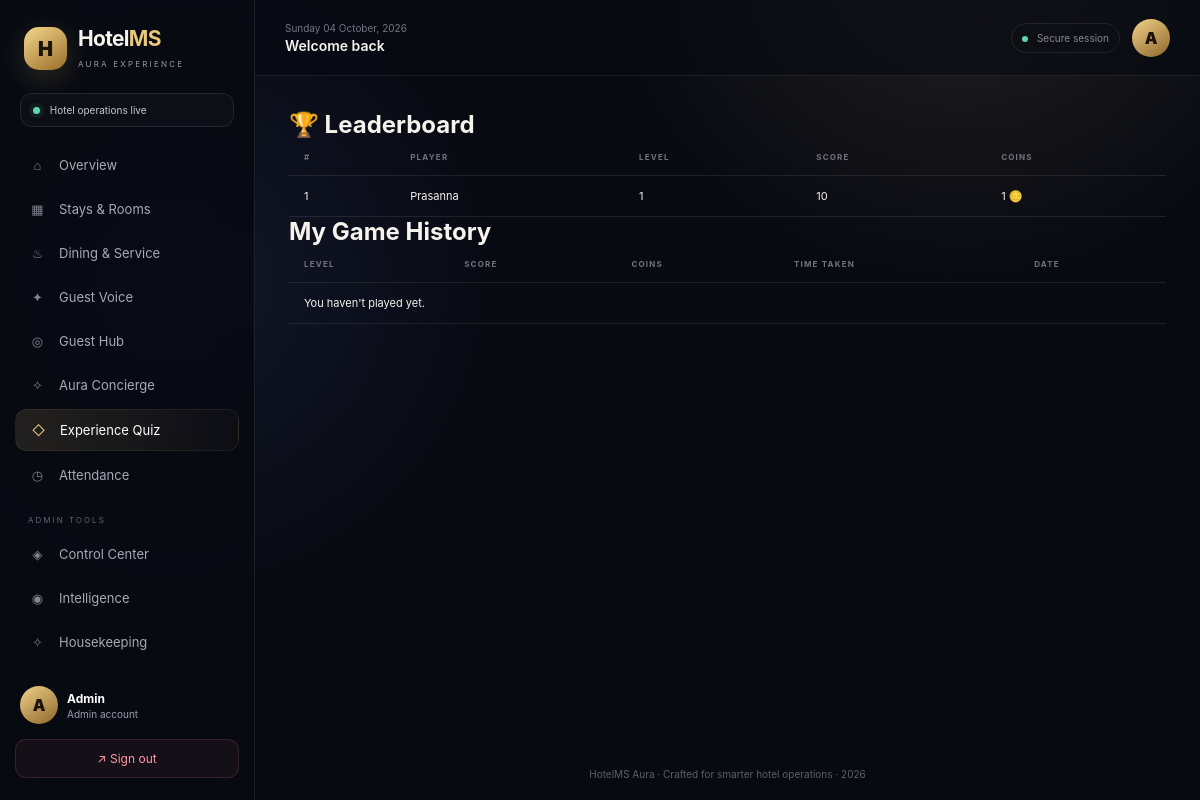
Page /quiz/leaderboard (signed in) on the committed database.
### models.py (models this page shows, shortened)
class User(UserMixin, db.Model):
    id = db.Column(db.Integer, primary_key=True)
    name = db.Column(db.String(120), nullable=False)
    email = db.Column(db.String(120), unique=True, nullable=False)
    password_hash = db.Column(db.String(255), nullable=False)
    role = db.Column(db.String(20), nullable=False, default="guest")
    created_at = db.Column(db.DateTime, default=datetime.utcnow)

class QuizScore(db.Model):
    id = db.Column(db.Integer, primary_key=True)
    user_id = db.Column(db.Integer, db.ForeignKey("user.id"), nullable=False)
    level = db.Column(db.Integer, nullable=False)
    score = db.Column(db.Integer, default=0)
    coins = db.Column(db.Integer, default=0)
    time_taken_seconds = db.Column(db.Integer, default=0)
    completed_at = db.Column(db.DateTime, default=datetime.utcnow)
    user = db.relationship("User", backref="quiz_scores")

### routes/quiz_routes.py (the view)
@quiz_bp.route("/leaderboard")
@login_required
def leaderboard():
    top_scores = (
        QuizScore.query.order_by(QuizScore.score.desc()).limit(10).all()
    )
    my_history = (
        QuizScore.query.filter_by(user_id=current_user.id)
        .order_by(QuizScore.completed_at.desc())
        .all()
    )
    return render_template("quiz/leaderboard.html", top_scores=top_scores, my_history=my_history)

### templates/quiz/leaderboard.html (shortened to what this page needs)
{% extends "base.html" %}
{% block content %}
<h2>🏆 Leaderboard</h2>
<table class="data-table">
    <thead><tr><th>#</th><th>Player</th><th>Level</th><th>Score</th><th>Coins</th></tr></thead>
    <tbody>
        {% for s in top_scores %}
        <tr>
            <td>{{ loop.index }}</td>
            <td>{{ s.user.name }}</td>
            <td>{{ s.level }}</td>
            <td>{{ s.score }}</td>
            <td>{{ s.coins }} 🪙</td>
        </tr>
        {% else %}
        <tr><td colspan="5">No scores yet — be the first to play!</td></tr>
        {% endfor %}
    </tbody>
</table>
<h2>My Game History</h2>
<table class="data-table">
    <thead><tr><th>Level</th><th>Score</th><th>Coins</th><th>Time Taken</th><th>Date</th></tr></thead>
    <tbody>
        {% for h in my_history %}
        <tr>
            <td>{{ h.level }}</td>
            <td>{{ h.score }}</td>
            <td>{{ h.coins }}</td>
            <td>{{ h.time_taken_seconds }}s</td>
            <td>{{ h.completed_at.strftime('%d %b %Y') }}</td>
        </tr>
        {% else %}
        <tr><td colspan="5">You haven't played yet.</td></tr>
        {% endfor %}
    </tbody>
</table>
{% endblock %}

### templates/base.html (shortened to what this page needs)
<!doctype html>
<html lang="en">
<head>
    <link rel="stylesheet" href="{{ url_for('static', filename='css/style.css') }}">
</head>
<body class="{% if current_user.is_authenticated %}app-shell{% else %}auth-shell{% endif %}">
{% if current_user.is_authenticated %}
<aside class="sidebar" id="sidebar">
    <div class="brand">
        <div class="brandmark">H</div>
        <div><h2>Hotel<span>MS</span></h2><small>AURA EXPERIENCE</small></div>
    </div>
    <div class="welcome-mini"><span class="pulse"></span> Hotel operations live</div>
    <nav class="nav">
        <a href="{{ url_for('auth.dashboard') }}" class="{{ 'active' if request.endpoint == 'auth.dashboard' }}"><i>⌂</i> Overview</a>
        <a href="{{ url_for('booking.rooms') }}" class="{{ 'active' if request.blueprint == 'booking' }}"><i>▦</i> Stays & Rooms</a>
        <a href="{{ url_for('service.menu') }}" class="{{ 'active' if request.blueprint == 'service' }}"><i>♨</i> Dining & Service</a>
        <a href="{{ url_for('review.list_reviews') }}" class="{{ 'active' if request.blueprint == 'review' }}"><i>✦</i> Guest Voice</a>
        <a href="{{ url_for('advanced.guest_hub') }}" class="{{ 'active' if request.endpoint == 'advanced.guest_hub' }}"><i>◎</i> Guest Hub</a>
        <a href="{{ url_for('advanced.concierge') }}" class="{{ 'active' if request.endpoint == 'advanced.concierge' }}"><i>✧</i> Aura Concierge</a>
        <a href="{{ url_for('quiz.quiz_home') }}" class="{{ 'active' if request.blueprint == 'quiz' }}"><i>◇</i> Experience Quiz</a>
        {% if current_user.role in ['teacher', 'admin'] %}
        <a href="{{ url_for('attendance.mark_attendance') }}" class="{{ 'active' if request.blueprint == 'attendance' }}"><i>◷</i> Attendance</a>
        {% elif current_user.role == 'student' %}
        <a href="{{ url_for('attendance.my_attendance') }}" class="{{ 'active' if request.blueprint == 'attendance' }}"><i>◷</i> My Attendance</a>
        {% endif %}
        {% if current_user.role == 'admin' %}
        <div class="nav-label">ADMIN TOOLS</div>
        <a href="{{ url_for('admin.control') }}" class="{{ 'active' if request.blueprint == 'admin' }}"><i>◈</i> Control Center</a>
        <a href="{{ url_for('advanced.analytics') }}" class="{{ 'active' if request.endpoint == 'advanced.analytics' }}"><i>◉</i> Intelligence</a>
        <a href="{{ url_for('housekeeping.board') }}" class="{{ 'active' if request.blueprint == 'housekeeping' }}"><i>✧</i> Housekeeping</a>
        <a href="{{ url_for('quiz.manage_questions') }}"><i>⚙</i> Quiz Control</a>
        {% endif %}
    </nav>
    <div class="sidebar-bottom">
        <div class="mini-profile"><div class="avatar">{{ current_user.name[0]|upper }}</div><div><strong>{{ current_user.name }}</strong><small>{{ current_user.role|capitalize }} account</small></div></div>
        <a class="logout" href="{{ url_for('auth.logout') }}">↗ Sign out</a>
    </div>
</aside>
<main class="main">
    <header class="topbar">
        <div class="top-left"><button class="menu" id="menuBtn">☰</button><div><div class="date" id="date"></div><h3>{% block pagetitle %}Welcome back{% endblock %}</h3></div></div>
        <div class="top-right"><div class="top-status"><span></span> Secure session</div><div class="avatar">{{ current_user.name[0]|upper }}</div></div>
    </header>
    <section class="content">
{% else %}
<main class="auth-wrapper">
{% endif %}
    {% block content %}{% endblock %}
{% if current_user.is_authenticated %}
    </section>
    <footer>HotelMS Aura · Crafted for smarter hotel operations · 2026</footer>
</main>
{% else %}
</main>
{% endif %}
</body>
</html>

### static/css/style.css (style rules this page uses)
:root { --bg:#080a12;--panel:#10131e;--panel2:#141826;--line:rgba(255,255,255,.09);--text:#f6f3ed;--muted:#9b9cab;--gold:#e9c77b;--gold2:#a77a2b;--blue:#6b8cff;--violet:#a97cff;--green:#5ed6aa;--danger:#ff788b;--orange:#ffb45e;--shadow:0 24px 70px rgba(0,0,0,.34) }
* { box-sizing:border-box;margin:0;padding:0 }
html,body { min-height:100%;font-family:Inter,"Segoe UI",Arial,sans-serif;background:radial-gradient(circle at 80% -10%,rgba(233,199,123,.13),transparent 28%),radial-gradient(circle at 15% 35%,rgba(107,140,255,.1),transparent 28%),var(--bg);color:var(--text) }
body { display:flex }
a { text-decoration:none;color:inherit }
body:before { content:"";position:fixed;inset:0;pointer-events:none;opacity:.18;background-image:linear-gradient(rgba(255,255,255,.025) 1px,transparent 1px),linear-gradient(90deg,rgba(255,255,255,.025) 1px,transparent 1px);background-size:44px 44px }
.sidebar { position:fixed;inset:0 auto 0 0;width:255px;background:rgba(8,10,18,.9);border-right:1px solid var(--line);padding:22px 15px;display:flex;flex-direction:column;z-index:50;backdrop-filter:blur(22px) }
.brand { display:flex;align-items:center;gap:11px;padding:4px 9px 22px }
.brandmark { width:43px;height:43px;border-radius:15px;display:grid;place-items:center;background:linear-gradient(145deg,#f4d78e,#9a6d27);color:#1a1408;font-weight:900;font-size:20px;box-shadow:0 8px 30px rgba(233,199,123,.18) }
.brand h2 { font-size:21px;letter-spacing:-.7px }
.brand h2 span { color:var(--gold) }
.brand small { color:var(--muted);font-size:8px;letter-spacing:2.2px }
.welcome-mini { margin:0 5px 18px;padding:10px 12px;border:1px solid var(--line);border-radius:12px;color:#c9c6cf;font-size:10px;background:rgba(255,255,255,.025) }
.pulse { display:inline-block;width:7px;height:7px;border-radius:50%;background:var(--green);box-shadow:0 0 0 4px rgba(94,214,170,.08);margin-right:7px }
.nav { display:flex;flex-direction:column;gap:4px;overflow:auto }
.nav a { display:flex;align-items:center;gap:12px;padding:12px 13px;border-radius:12px;color:#aaa8b4;font-size:13px;transition:.2s }
.nav a i { width:19px;text-align:center;font-style:normal;color:#858492 }
.nav a:hover,.nav a.active { background:linear-gradient(90deg,rgba(233,199,123,.12),rgba(233,199,123,.025));color:#fff;border:1px solid rgba(233,199,123,.08) }
.nav a.active i { color:var(--gold) }
.nav-label { font-size:8px;color:#656472;letter-spacing:2px;padding:16px 13px 5px }
.sidebar-bottom { margin-top:auto }
.mini-profile { display:flex;align-items:center;gap:9px;padding:11px 5px;color:#fff }
.mini-profile strong { display:block;font-size:12px }
.mini-profile small { display:block;color:var(--muted);font-size:10px;margin-top:2px }
.avatar { width:38px;height:38px;border-radius:50%;display:grid;place-items:center;background:linear-gradient(145deg,#f0d18b,#8e6628);color:#1a1408;font-weight:900 }
.logout { display:flex;justify-content:center;padding:11px;border-radius:11px;border:1px solid rgba(255,120,139,.16);background:rgba(255,120,139,.06);color:#ff98a7;font-size:12px;margin-top:4px }
.main { margin-left:255px;width:calc(100% - 255px);min-height:100vh;display:flex;flex-direction:column }
.topbar { height:76px;padding:15px 30px;border-bottom:1px solid var(--line);display:flex;align-items:center;justify-content:space-between;background:rgba(8,10,18,.62);backdrop-filter:blur(18px);position:sticky;top:0;z-index:30 }
.top-left,.top-right,.profile { display:flex;align-items:center }
.top-left { gap:12px }
.top-left h3 { font-size:14px;font-weight:600 }
.date { color:#777682;font-size:10px;margin-bottom:3px }
.top-right { gap:12px }
.top-status { font-size:10px;color:#898793;border:1px solid var(--line);padding:8px 10px;border-radius:20px }
.top-status span { display:inline-block;width:6px;height:6px;background:var(--green);border-radius:50%;margin-right:6px }
.content { padding:34px;max-width:1320px;margin:0 auto;width:100%;flex:1 }
footer { text-align:center;color:#5f5e68;font-size:10px;padding:20px }
.data-table { width:100%;border-collapse:collapse }
.data-table th,.data-table td { padding:13px 15px;border-bottom:1px solid var(--line);text-align:left;font-size:11px }
.data-table th { color:#74727e;font-size:8px;letter-spacing:1.2px;text-transform:uppercase }

### rows in the picture
User: name "A", name "Admin", role "Admin"
QuizScore: user.name "Prasanna", level "1", score "10", coins "1"
